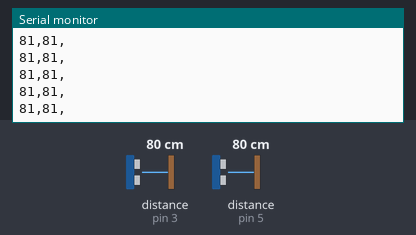
The sketch below on a simulated Arduino Uno, built with avr-gcc and run on an emulated ATmega328P. Shown: the last lines printed to the serial monitor. The inputs (shaded band) are chosen by the test bench; at power-on: distance to the obstacle (sensors on pin 3, pin 5) 80 cm. The echo pulse lasts 58.3 µs per cm.

Above: at 1.2 s.
1.3 s: distance to the obstacle (sensor on pin 3) set to 2 cm
At 1.33 s:
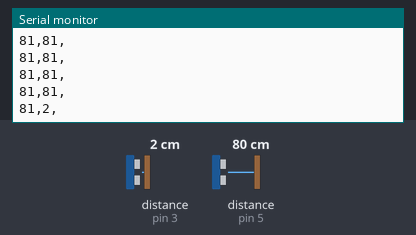
2.8 s: distance to the obstacle (sensor on pin 3) set to 18 cm
At 2.88 s:
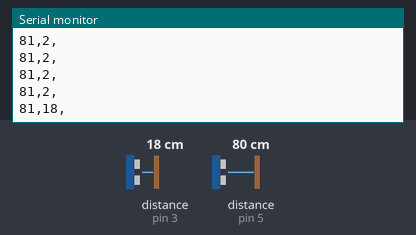
5.8 s: distance to the obstacle (sensor on pin 3) set to 60 cm
At 5.8 s:
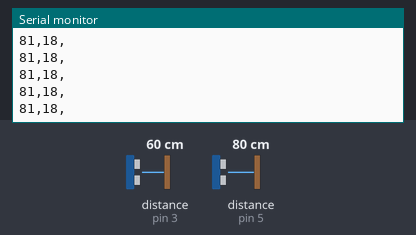
8.8 s: distance to the obstacle (sensor on pin 5) set to 2 cm
At 8.8 s:
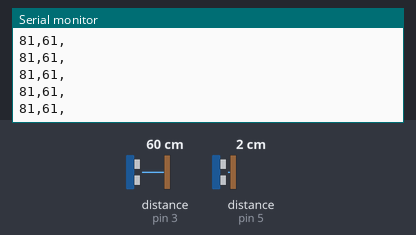
10.3 s: distance to the obstacle (sensor on pin 5) set to 4 cm
At 10.33 s:
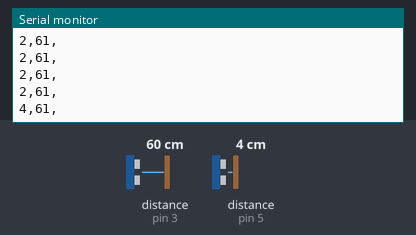
Timing chart, 0 to 12.8 s (numbered marks = the images above; inputs shaded):
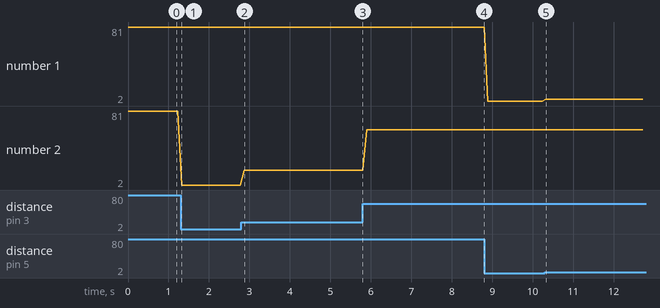

Measured:
- after the input at 1.3 s, the serial monitor: prints a new line at once (image 1)
- after the input at 2.8 s, the serial monitor: prints a new line after 0.07 s (image 2)
- after the input at 10.3 s, the serial monitor: prints a new line at once (image 5)
- plotted number 1: 81 → 2 after the input at 8.8 s, 2 → 4 after the input at 10.3 s
- plotted number 2: 81 → 2 after the input at 1.3 s, 2 → 18 after the input at 2.8 s, 18 → 61 after the input at 5.8 s

The sketch:

Prueba_serial_newping_modoAnna.ino
```cpp
#include <NewPing.h>
#define TRIGGER_PIN 6
#define ECHO_PIN 5
#define MAX_DISTANCE 400
#define TRIGGER_PIN2 2
#define ECHO_PIN2 3
#define MAX_DISTANCE2 400
//#define TRIGGER_PI3 2
//#define ECHO_PIN3 3
//#define MAX_DISTANCE3 200
int numprueba = 1000;
NewPing sonar(TRIGGER_PIN, ECHO_PIN, MAX_DISTANCE);
NewPing sonar2(TRIGGER_PIN2, ECHO_PIN2, MAX_DISTANCE2);
//NewPing sonar3(TRIGGER_PIN3, ECHO_PIN3, MAX_DISTANCE2);

String msg = ""; // mensaje que mandamos a Processing

void setup() {
  Serial.begin(9600);
}

void loop() {

  //SENSOR 1
  //delay(50);
  unsigned int uS = sonar.ping();
  pinMode(ECHO_PIN, OUTPUT);
  digitalWrite(ECHO_PIN, LOW);
  pinMode(ECHO_PIN, INPUT);

  unsigned int uS2 = sonar2.ping();
  pinMode(ECHO_PIN2, OUTPUT);
  digitalWrite(ECHO_PIN2, LOW);
  pinMode(ECHO_PIN2, INPUT);

  msg = (uS / US_ROUNDTRIP_CM);
  //msg = msg + "cm";
  msg = msg + ",";
  msg = msg + (uS2 / US_ROUNDTRIP_CM);
  msg = msg + ",";
  //msg = msg + (uS3 / US_ROUNDTRIP_CM);
  //msg = msg + ",";
  msg = msg + "\n"; // final del mensaje

  //Serial.print("MENSAJE: "); // debug por si lo queremos ver en el serial monitor
  Serial.println(msg);

  //Serial.print("Ping: ");
  //Serial.print(uS / US_ROUNDTRIP_CM);
  //Serial.println("cm");
  //Serial.print(",");
  //Serial.println(numprueba);
  //int cm = uS / US_ROUNDTRIP_CM;
  //Serial.println(cm);
  delay(20);

   delay(50);

  //Serial.print("Ping: ");
  //Serial.println(uS2 / US_ROUNDTRIP_CM);
  //Serial.println("cm");
  //Serial.print(",");
  //Serial.println(numprueba);
  //int cm = uS / US_ROUNDTRIP_CM;
  //Serial.println(cm);
  delay(20);

  /*   delay(50);
    unsigned int uS3 = sonar3.ping();
    pinMode(ECHO_PIN3, OUTPUT);
    digitalWrite(ECHO_PIN3, LOW);
    pinMode(ECHO_PIN3, INPUT);
    //Serial.print("Ping: ");
    Serial.println(uS3 / US_ROUNDTRIP_CM);
    //Serial.println("cm");
    Serial.print(",");
    //Serial.println(numprueba);
    //int cm = uS / US_ROUNDTRIP_CM;
    //Serial.println(cm);
    delay(20);*/


}
```
